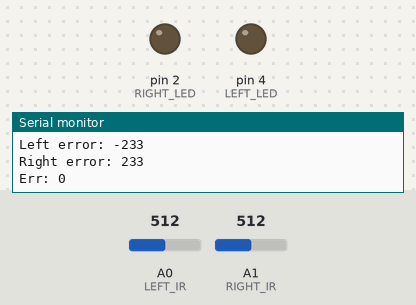
The sketch below on a simulated Arduino Uno, built with avr-gcc and run on an emulated ATmega328P. Shown: output pins drawn as LEDs (lit = HIGH), the last lines printed to the serial monitor. Inputs (shaded band) come from the test bench; at power-on: A0 (LEFT_IR) = 512, A1 (RIGHT_IR) = 512.

Above: at 1.3 s.
1.4 s: A0 (LEFT_IR) set to 526
At 1.8 s:
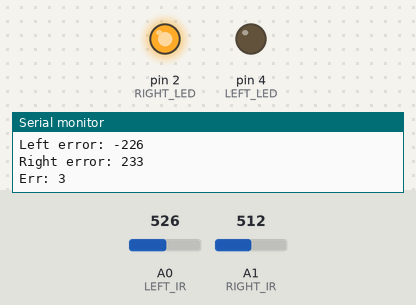
3.0 s: A1 (RIGHT_IR) set to 532
At 4.4 s:
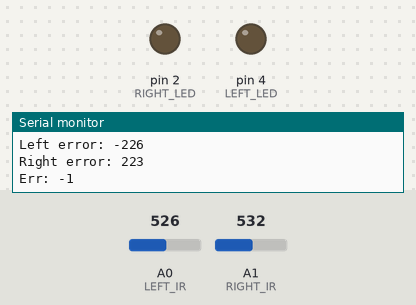
6.0 s: A1 (RIGHT_IR) set to 716
At 6.3 s:
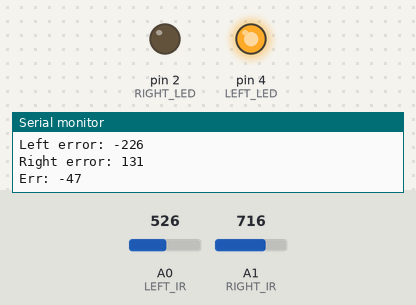
9.0 s: A1 (RIGHT_IR) set to 511
At 9.5 s:
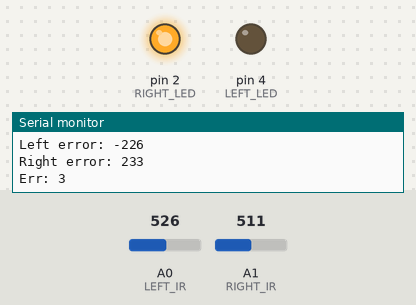
Timing chart, 0 to 11.5 s (numbered marks = the images above; inputs shaded):
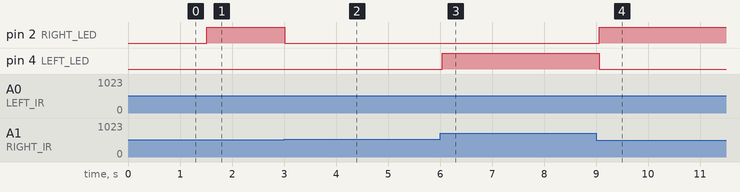

Measured:
- the behaviour switches between 518 and 519 on A0 (LEFT_IR) (found by bisection; images 0 and 1)
- the behaviour switches between 518 and 519 on A1 (RIGHT_IR) (found by bisection; images 1 and 2)
- after the input at 1.4 s, pin 2 (RIGHT_LED): LOW → HIGH after 0.11 s
- after the input at 3.0 s, pin 2 (RIGHT_LED): HIGH → LOW at once
- after the input at 6.0 s, pin 4 (LEFT_LED): LOW → HIGH at once
- after the input at 9.0 s, pin 2 (RIGHT_LED): LOW → HIGH after 0.07 s; pin 4 (LEFT_LED): HIGH → LOW after 0.06 s

The sketch:

IR_Tester.ino
```cpp
///Sensors
#define LEFT_IR A0
#define RIGHT_IR A1

///Turn Indicators
#define LEFT_LED 4
#define RIGHT_LED 2


void setup() {
  // put your setup code here, to run once:
  Serial.begin(9600);
  pinMode(LEFT_IR, INPUT);
  pinMode(RIGHT_IR, INPUT);
  pinMode(LEFT_LED, OUTPUT);
  pinMode(RIGHT_LED, OUTPUT);
}

int leftValue, rightValue;
int leftS = 245, rightS = 45;
void loop() {
  digitalWrite(LEFT_LED, LOW);
  digitalWrite(RIGHT_LED, LOW);
  leftValue = analogRead(LEFT_IR) - 200;
  rightValue = analogRead(RIGHT_IR);
  leftValue = map(leftValue, 0, 1023, 1023, 0);
  rightValue = map(rightValue, 0, 1023, 1023, 0);

  Serial.print("Left: ");
  Serial.println(leftValue);
  Serial.print("Right: ");
  Serial.println(rightValue);

  int lerr = -leftValue + leftS;
  lerr /= 2;
  int rerr = rightValue - rightS;
  rerr /=2;
  int err = (lerr+rerr)/2;

  Serial.print("Left error: ");
  Serial.println(lerr);
  Serial.print("Right error: ");
  Serial.println(rerr);
  Serial.print("Err: ");
  Serial.println(err);


  //if leftValue is high, then turn on the left LED
  //if rightValue is high, then turn on the right LED
  //acquiring distances from the walls
  if (err < -1) { //dummy values
    digitalWrite(LEFT_LED, HIGH);
  }
  if (err > 1) { //dummy values
    digitalWrite(RIGHT_LED, HIGH);
  }


  delay(500);
}
```
